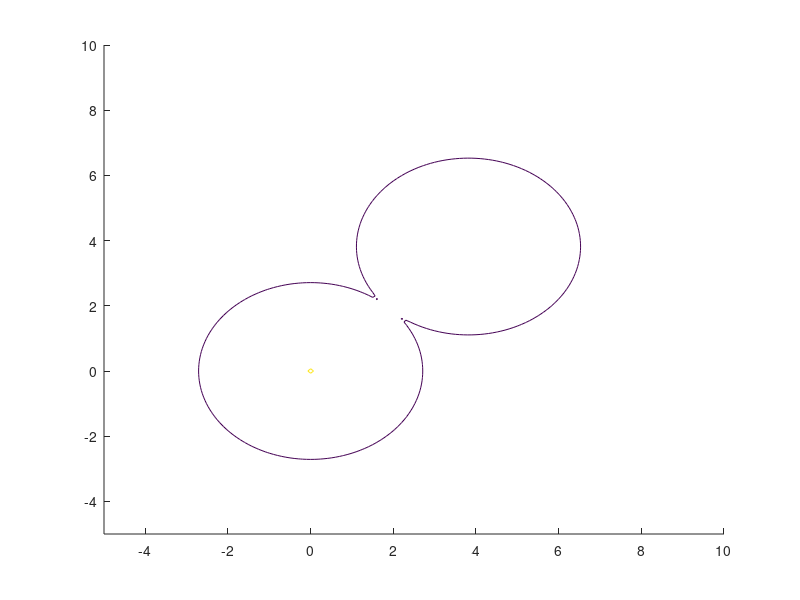

Write MATLAB code to recreate this figure. (Note: this script raises an error after producing the figure.)
tx1.x = 0;
tx1.y = 0;
tx2.x = 2.7*sqrt(2);
tx2.y = 2.7*sqrt(2);
tx_h = 50;
rx_h = 1;
fq=800;
[x, y] = meshgrid(-5:0.1:10);
d_1 = sqrt((x-tx1.x).^2 + (y-tx1.y).^2);
d_2 = sqrt((x-tx2.x).^2 + (y-tx2.y).^2);
d_close = d_1;
d_far = d_2;
for c = 1:1:151
    for r = 1:1:151
        if d_1(c, r)>d_2(c, r)
            d_close(c, r) = d_2(c, r);
            d_far(c, r) = d_1(c, r);
        end
    end
end
PL_hata_1 = 69.55 + 26.16*log10(fq) - 13.82*log10(tx_h) - 3.2 * (log10(11.75 * rx_h))^2 - 4.97 + (44.9 - 6.55 * log10(tx_h)) * log10(d_close);
PL_hata_2 = 69.55 + 26.16*log10(fq) - 13.82*log10(tx_h) - 3.2 * (log10(11.75 * rx_h))^2 - 4.97 + (44.9 - 6.55 * log10(tx_h)) * log10(d_far);
PL_cost_1 = 46.3 + 33.9 * log10(fq) - 13.82*log10(tx_h) - 3.2 * (log10(11.75 * rx_h))^2 - 4.97 + (44.9 - 6.55 * log10(tx_h)) * log10(d_close) + 3;
PL_cost_2 = 46.3 + 33.9 * log10(fq) - 13.82*log10(tx_h) - 3.2 * (log10(11.75 * rx_h))^2 - 4.97 + (44.9 - 6.55 * log10(tx_h)) * log10(d_far) + 3;
PL_sui_1 = 20*log10(4*pi*100*fq)-147.55+10*(3.6-0.005*tx_h+20/tx_h)*log10(d_close/100)+6*log10(fq/2000)-20*log10(rx_h/2);
PL_sui_2 = 20*log10(4*pi*100*fq)-147.55+10*(3.6-0.005*tx_h+20/tx_h)*log10(d_far/100)+6*log10(fq/2000)-20*log10(rx_h/2);
rx_tx1 = 23.01 - PL_hata_1;
rx_tx2 = 23.01 - PL_hata_2;
rx_tx1(isinf(rx_tx1)) = 125;
rx_tx2(isinf(rx_tx2)) = 125;
z = rx_tx1 - rx_tx2;
contour(x, y, rx_tx1, [0 -105], "ShowText", true, "LabelFormat", "%d dB")
hold on
contour(x, y, rx_tx2, [0 -105], "ShowText", true, "LabelFormat", "%d dB")
hold on
contour(x, y, z, [0 3], "ShowText", true, "LabelFormat", "%d dB")
hold off